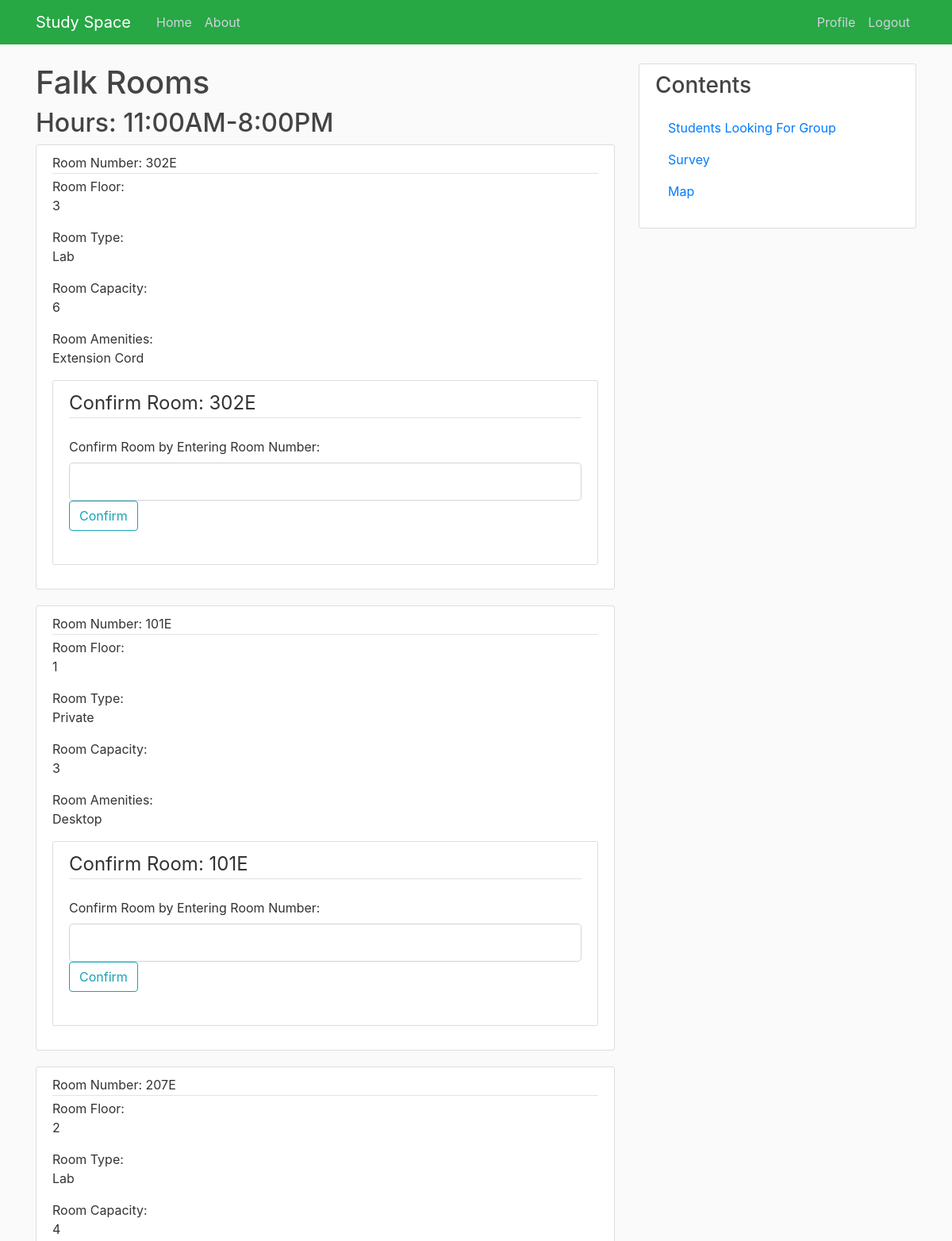
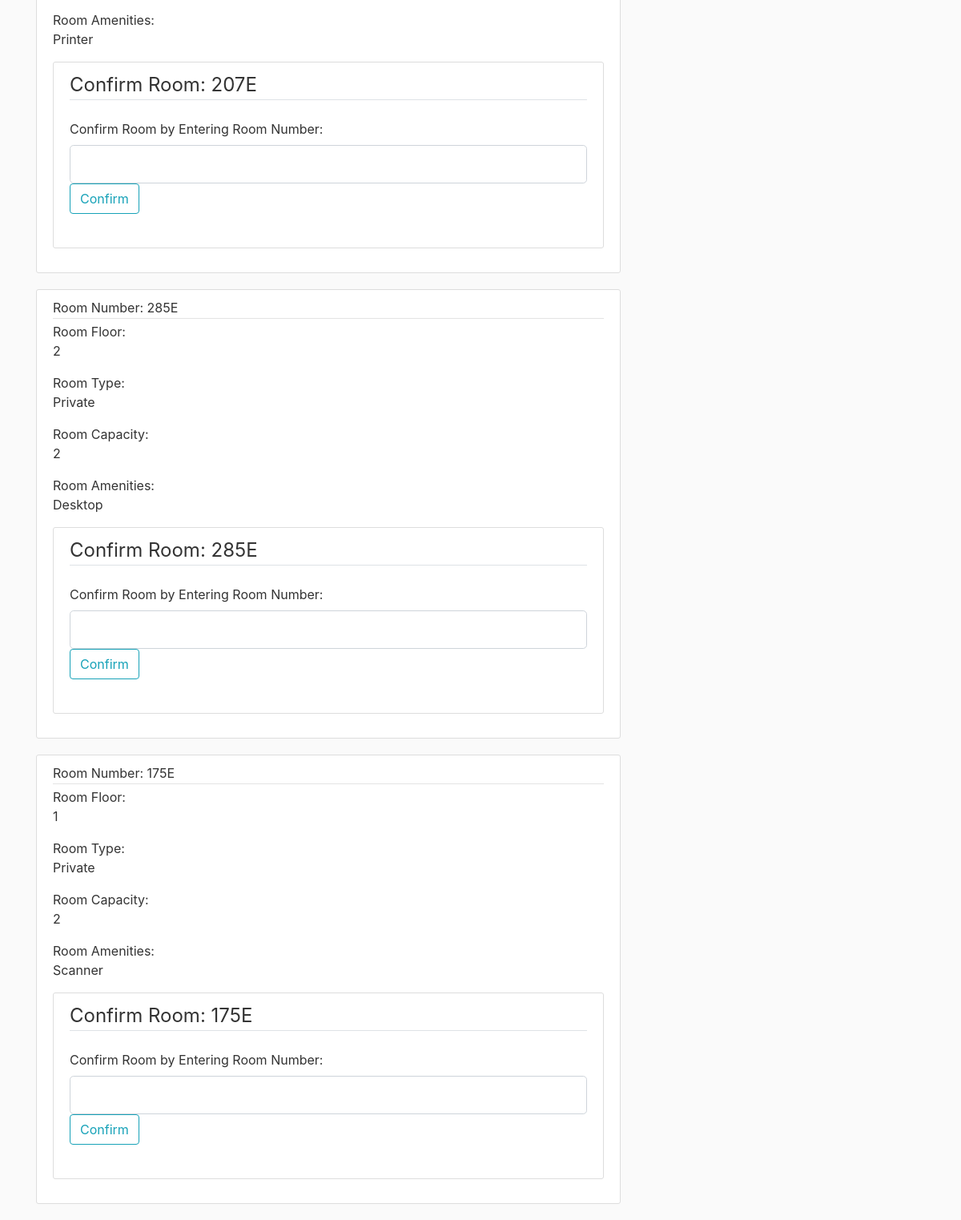
Page /falk (signed in) on the committed database (2 pictures, top to bottom).
### studyspace/database.py (models this page shows, shortened)
class Room(db.Model):
    id = db.Column(db.Integer, primary_key=True)
    building_id = db.Column(db.Integer, db.ForeignKey('building.id'), nullable=False)
    amenities_id = db.Column(db.Integer, db.ForeignKey('amenities.id'), nullable=False)
    name = db.Column(db.String(10), unique=True, nullable=False)
    floor = db.Column(db.String(10), nullable=False)
    roomType = db.Column(db.String(20), nullable=False)
    capacity = db.Column(db.Integer, nullable=False)
    reservation = db.relationship('Reservation', backref='reservationRoom', lazy=True)

class Amenities(db.Model):
    id = db.Column(db.Integer, primary_key=True)
    name = db.Column(db.String(30), nullable=False)
    amenityType = db.Column(db.String(40), nullable=False)
    room = db.relationship('Room', backref='roomAmenities', lazy=True)

### studyspace/routes.py (the view)
@app.route("/falk", methods=['GET', 'POST'])
@login_required
def falk():
    form = BuildingForm()
    rooms = Room.query.filter_by(building_id='5').all()
    amens = Amenities.query.all()
    if form.validate_on_submit():
        reservation = Reservation(room_id=form.confirm.data, group_id=0, building_id=5, user_id=current_user.id, totalHours=2)
        db.session.add(reservation)
        db.session.commit()
        return redirect(url_for('confirmation'))
    return render_template('falk.html', title='Falk', form=form, rooms=rooms, amens=amens)

### studyspace/forms.py (shortened to what this page needs)
class BuildingForm(FlaskForm):
    name = StringField('Room Name: ')
    amenities = StringField('Amenities: ')
    floor = StringField('Floor: ')
    roomType = StringField('Room Type: ')
    capacity = StringField('Room Capacity: ')
    confirm = StringField('Confirm Room by Entering Room Number: ',
                            validators=[DataRequired()])
    confirmButton = SubmitField('Confirm')

### studyspace/database.py (called while the page is built)
@login_manager.user_loader
def load_user(user_id):
    return User.query.get(int(user_id))

### studyspace/templates/falk.html (shortened to what this page needs)
{% extends "layout.html" %}
{% block content %}
<h1>Falk Rooms</h1>
<h2>Hours: 11:00AM-8:00PM</h2>
{% for room in rooms %}
<article class="media content-section">
    <div class="media-body">
      <div class="article-metadata">
        Room Number: <a class="mr-2">{{ room.name }}</a>
      </div>
      Room Floor: <p class="article-content">{{ room.floor }}</p>
      Room Type: <p class="article-content">{{ room.roomType }}</p>
      Room Capacity: <p class="article-content">{{ room.capacity }}</p>
      Room Amenities: <p class="article-content">{{ room.roomAmenities.name}}</p>
      <div class="content-section">
        <form method="POST" action="">
          <fieldset class="form-group">
              <legend class="border-bottom mb-4">Confirm Room: <a class="mr-2">{{ room.name }}</a></legend>
              <div class="form-group">
                  {{ form.confirm.label(class="form-control-label") }}
                  {% if form.confirm.errors %}
                      {{ form.confirm(class="form-control form-control-lg is-invalid") }}
                      <div class="invalid-feedback">
                          {% for error in form.confirm.errors %}
                              <span>{{ error }}</span>
                          {% endfor %}
                      </div>
                  {% else %}
                      {{ form.confirm(class="form-control form-control-lg") }}
                      <div class="form-group">
                        {{ form.confirmButton(class="btn btn-outline-info") }}
                      </div>
                  {% endif %}
              </div>
          </fieldset>
        </form>
      </div>
  </article>
{% endfor %}
{% endblock content %}

### studyspace/static/main.css (style rules this page uses)
body { background: #fafafa; color: #333333; margin-top: 5rem; }
h1, h2, h3, h4, h5, h6 { color: #444444; }
.content-section { background: #ffffff; padding: 10px 20px; border: 1px solid #dddddd; border-radius: 3px; margin-bottom: 20px; }
.article-content { white-space: pre-line; }
.article-metadata { padding-bottom: 1px; margin-bottom: 4px; border-bottom: 1px solid #e3e3e3 }

### rows in the picture
Room: name "302E", floor "3", roomType "Lab", capacity "6", roomAmenities.name "Extension Cord", confirm.label "Confirm Room by Entering Room Number:"
Room: name "101E", floor "1", roomType "Private", capacity "3", roomAmenities.name "Desktop", confirm.label "Confirm Room by Entering Room Number:"
Room: name "207E", floor "2", roomType "Lab", capacity "4", roomAmenities.name "Printer", confirm.label "Confirm Room by Entering Room Number:"
Room: name "285E", floor "2", roomType "Private", capacity "2", roomAmenities.name "Desktop", confirm.label "Confirm Room by Entering Room Number:"
Room: name "175E", floor "1", roomType "Private", capacity "2", roomAmenities.name "Scanner", confirm.label "Confirm Room by Entering Room Number:"
